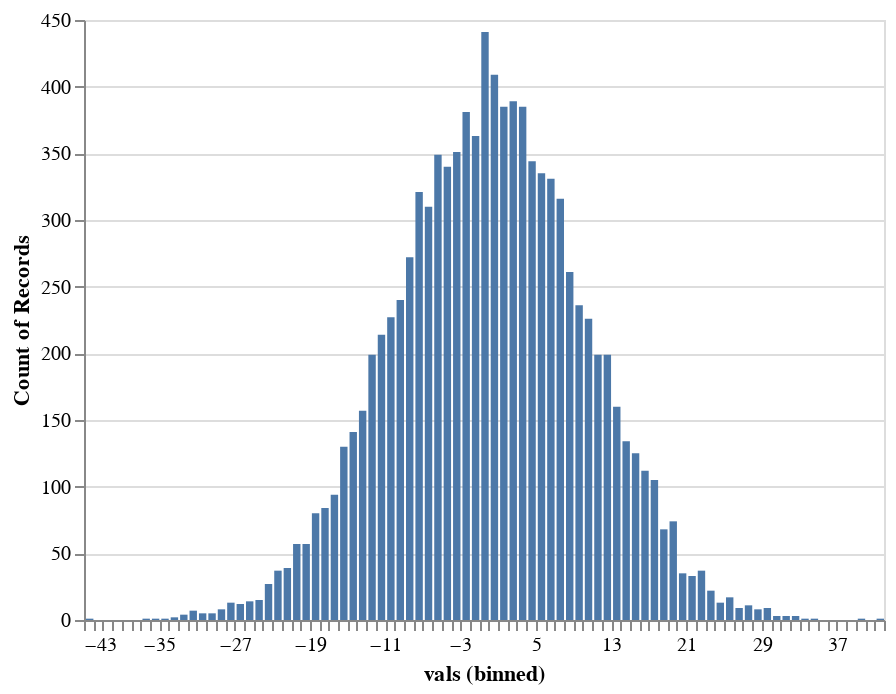

The notebook cell saved with this chart:
### Code cell
alt.Chart(vals3_df).mark_bar().encode(x=alt.X('vals:Q',
                                             bin=alt.Bin(maxbins=100)),
                                     y='count()',
                                     tooltip=['count()'])

### Figure 1 — Vega-Lite specification as saved in the notebook (floating-point values rounded to 4 significant figures; data arrays with more than 128 entries replaced by an {"elided": "..."} marker saying what was removed)
{"config": {"view": {"continuousWidth": 400, "continuousHeight": 300}}, "data": {"name": "data-0a317e3560beda121f0c5b9ba84f8f5a"}, "mark": "bar", "encoding": {"tooltip": [{"type": "quantitative", "aggregate": "count"}], "x": {"type": "quantitative", "bin": {"maxbins": 100}, "field": "vals"}, "y": {"type": "quantitative", "aggregate": "count"}}, "$schema": "https://vega.github.io/schema/vega-lite/v4.8.1.json", "datasets": {"data-0a317e3560beda121f0c5b9ba84f8f5a": {"elided": "10000 records"}}}
